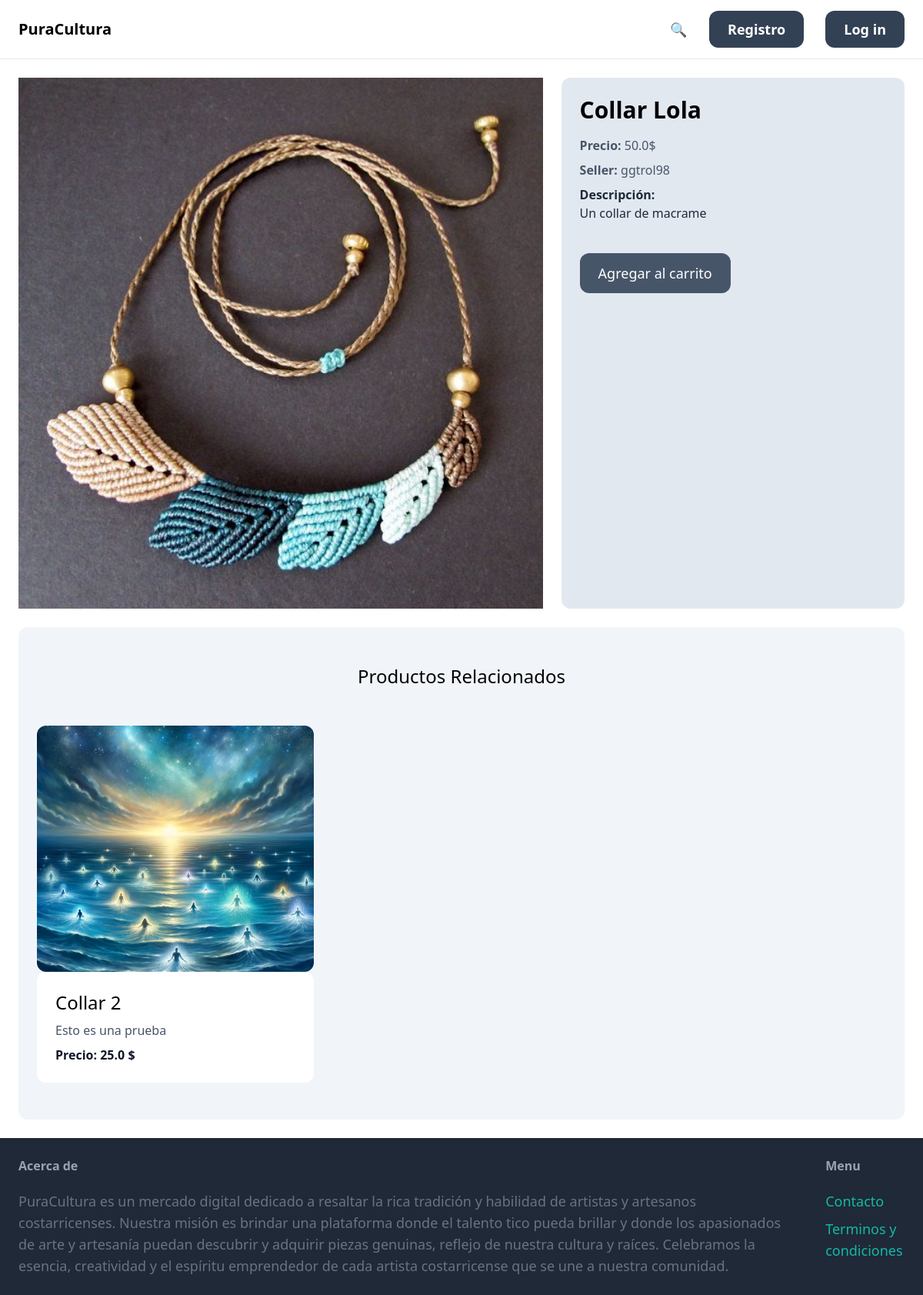
Page /items/1/ on the committed database.
### item/models.py (models this page shows, shortened)
class Item(models.Model):
    category = models.ForeignKey(Category, related_name='items', on_delete=models.CASCADE, verbose_name='Categoría')
    name = models.CharField(max_length=255, verbose_name='Nombre')
    description = models.TextField(blank=True, null=True, verbose_name='Descripción')
    price = models.FloatField(verbose_name='Precio')
    image = models.ImageField(upload_to='item_images', blank=True, null=True, verbose_name='Imagen')
    created_by = models.ForeignKey(settings.AUTH_USER_MODEL, related_name='items', on_delete=models.CASCADE, verbose_name='Creado por')
    created_at = models.DateTimeField(auto_now_add=True, verbose_name='Creado en')
    stock = models.PositiveIntegerField(default=1, verbose_name='Inventario')
    class Meta:
        ordering = ('name',)

### userprofile/models.py (models this page shows)
class Usuario(AbstractUser):
    vendedor = models.BooleanField(default=False)  # Campo booleano para indicar si el usuario es vendedor o no
    biografia = models.TextField(blank=True, null=True)  # Campo de texto para la biografía del usuario
    fecha_registro = models.DateTimeField(auto_now_add=True)  # Campo de fecha y hora para el registro del usuario
    cedula = models.CharField(max_length=9, unique=True, validators=[validar_cedula])  # Campo de texto para la cédula del usuario con validador personalizado
    telefono = models.CharField(max_length=15, unique=True, validators=[validar_telefono])  # Campo de texto para el teléfono del usuario con validador personalizado

### item/views.py (the view)
# urls.py: path('<int:pk>/', views.detail, name='detail'),
def detail(request, pk):
    item = get_object_or_404(Item, pk=pk)
    related_items = Item.objects.filter(category=item.category, stock__gt=0 ).exclude(pk=pk)[0:3]
    return render(request, 'item/detail.html', {
        'item': item,
        'related_items': related_items
        })

### item/templates/item/detail.html (shortened to what this page needs)
{% extends 'core/base.html' %}
{% block content %}
<div class="grid grid-cols-5 gap-6">
    <div class="col-span-3">
        <img src="{{ item.image.url }}" alt="{{ item.name }}" class="w-full">
    </div>
    <div class="col-span-2 p-6 bg-slate-200 rounded-xl">
        <h1 class="text-3xl font-bold mb-4">{{ item.name }}</h1>
        <p class="text-slate-600 mb-2"><strong>Precio: </strong> {{ item.price }}$</p>
        <p class="text-slate-600 mb-2"><strong>Seller: </strong> {{ item.created_by.username }}</p>
        {% if item.description %}
        <p class="text-slate-800 mb-4">
            <strong>Descripción: </strong><br>
            {{ item.description }}
        </p>
        {% endif %}
            <a href="#" class="inline-block mt-6 px-6 py-3 text-lg text-white bg-slate-600 rounded-xl hover:bg-slate-500 transition-colors duration-300">Agregar al carrito</a>
    </div>
</div>
<div class="mt-6 px-6 py-12 bg-slate-100 rounded-xl">
    <h2 class="mb-12 text-2xl text-center">Productos Relacionados</h2>
    <div class="grid grid-cols-3 gap-3">
        {% for item in related_items %}
            <div>
                <a href= "{% url 'item:detail' item.id %}">
                    <div>
                        <img src="{{ item.image.url }}" alt="item" class="w-full h-80 object-cover rounded-xl">
                    </div>
                    <div class="p-6 bg-white rounded-xl">
                        <h2 class="mb-2 text-2xl">{{ item.name }}</h2>
                        <p class="mb-2 text-slate-600">{{ item.description }}</p>
                        <p class="text-slate-900 font-bold">Precio: {{ item.price }} $</p>
                    </div>
                </a>
            </div>
        {% endfor %}
    </div>
</div>
{% endblock %}

### rows in the picture
Item: image (picture), name "Collar Lola", price "50.0", created_by.username "ggtrol98", description "Un collar de macrame"
Item: image (picture), name "Collar 2", description "Esto es una prueba", price "25.0"
